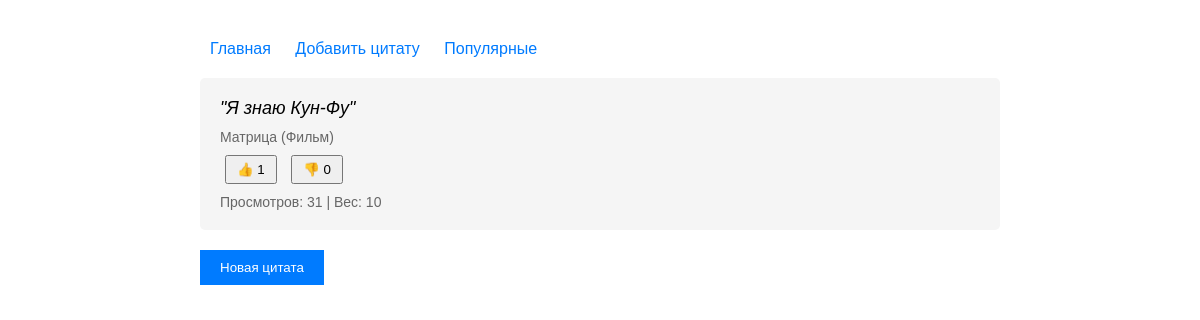
The page / on the database its author committed.
### quotes/models.py (models this page shows, shortened)
class Quote(models.Model):
    text = models.TextField(verbose_name="Текст цитаты")
    source = models.ForeignKey(Source, on_delete=models.CASCADE, verbose_name="Источник")
    weight = models.IntegerField(
        default=1,
        validators=[MinValueValidator(1), MaxValueValidator(10)],
        verbose_name="Вес (1-10)"
    )
    views_count = models.PositiveIntegerField(default=0, verbose_name="Количество просмотров")
    created_at = models.DateTimeField(auto_now_add=True, verbose_name="Дата создания")
    class Meta:
        verbose_name = "Цитата"
        verbose_name_plural = "Цитаты"
        unique_together = ['text', 'source']

class Source(models.Model):
    name = models.CharField(max_length=200, verbose_name="Название")
    source_type = models.CharField(max_length=50, choices=[
        ('movie', 'Фильм'),
        ('book', 'Книга'),
        ('other', 'Другое')
    ], verbose_name="Тип источника")
    class Meta:
        verbose_name = "Источник"
        verbose_name_plural = "Источники"

### quotes/views.py (the view)
# urls.py: path('', views.home, name='home'),
def home(request):
    quotes = Quote.objects.all()
    if quotes.exists():
        weights = [quote.weight for quote in quotes]
        random_quote = random.choices(quotes, weights=weights)[0]
        random_quote.views_count += 1
        random_quote.save()
        likes_count = Like.objects.filter(quote=random_quote, is_like=True).count()
        dislikes_count = Like.objects.filter(quote=random_quote, is_like=False).count()
        user_ip = request.META.get('REMOTE_ADDR')
        user_vote = None
        if user_ip:
            vote = Like.objects.filter(quote=random_quote, ip_address=user_ip).first()
            if vote:
                user_vote = 'like' if vote.is_like else 'dislike'
    else:
        random_quote = None
        likes_count = 0
        dislikes_count = 0
        user_vote = None
    context = {
        'quote': random_quote,
        'likes_count': likes_count,
        'dislikes_count': dislikes_count,
        'user_vote': user_vote,
    }
    return render(request, 'quotes/home.html', context)

### quotes/templates/quotes/home.html (shortened to what this page needs)
{% extends 'quotes/base.html' %}
{% block content %}
    {% if quote %}
        <div class="quote">
            <div class="quote-text">"{{ quote.text }}"</div>
            <div class="quote-source">{{ quote.source.name }} ({{ quote.source.get_source_type_display }})</div>
            <div class="vote-buttons">
                <button class="vote-btn {% if user_vote == 'like' %}active{% endif %}"
                        onclick="vote({{ quote.id }}, true)">
                    👍 {{ likes_count }}
                </button>
                <button class="vote-btn {% if user_vote == 'dislike' %}active{% endif %}"
                        onclick="vote({{ quote.id }}, false)">
                    👎 {{ dislikes_count }}
                </button>
            </div>
            <div class="stats">
                Просмотров: {{ quote.views_count }} | Вес: {{ quote.weight }}
            </div>
        </div>
        <button class="btn" onclick="location.reload()">Новая цитата</button>
    {% else %}
        <p>Цитат пока нет. <a href="{% url 'add_quote' %}">Добавьте первую!</a></p>
    {% endif %}
{% endblock %}

### quotes/templates/quotes/base.html (style rules this page uses)
body { font-family: Arial, sans-serif; max-width: 800px; margin: 0 auto; padding: 20px; }
.quote { background: #f5f5f5; padding: 20px; margin: 20px 0; border-radius: 5px; }
.quote-text { font-size: 18px; font-style: italic; margin-bottom: 10px; }
.quote-source { color: #666; font-size: 14px; }
.vote-buttons { margin: 10px 0; }
.vote-btn { margin: 0 5px; padding: 5px 10px; cursor: pointer; }
.stats { color: #666; font-size: 14px; }
.btn { background: #007bff; color: white; padding: 10px 20px; border: none; cursor: pointer; }

### rows shown on the page
Quote: text "Я знаю Кун-Фу", source.name "Матрица", source.source_type "Фильм", views_count "31", weight "10"

### other values the page prints
{{ likes_count }} "1"
{{ dislikes_count }} "0"
